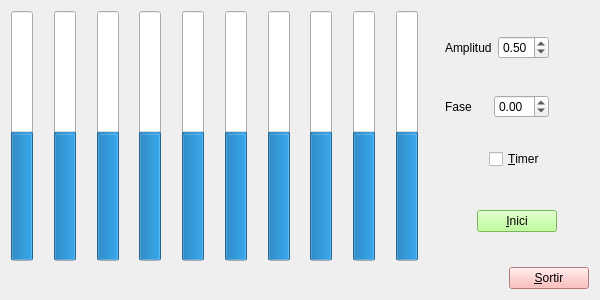
<?xml version="1.0" encoding="UTF-8"?>
<ui version="4.0">
 <class>MyForm</class>
 <widget class="QWidget" name="MyForm">
  <property name="geometry">
   <rect>
    <x>0</x>
    <y>0</y>
    <width>600</width>
    <height>300</height>
   </rect>
  </property>
  <property name="minimumSize">
   <size>
    <width>600</width>
    <height>300</height>
   </size>
  </property>
  <property name="windowTitle">
   <string>Sinus</string>
  </property>
  <layout class="QVBoxLayout" name="verticalLayout_3">
   <item>
    <layout class="QVBoxLayout" name="verticalLayout_2">
     <item>
      <layout class="QGridLayout" name="gridLayout">
       <item row="0" column="0">
        <layout class="QHBoxLayout" name="horizontalLayout">
         <item>
          <widget class="MyProgressBar" name="progressBar">
           <property name="enabled">
            <bool>true</bool>
           </property>
           <property name="layoutDirection">
            <enum>Qt::LeftToRight</enum>
           </property>
           <property name="styleSheet">
            <string notr="true"/>
           </property>
           <property name="minimum">
            <number>-100</number>
           </property>
           <property name="value">
            <number>0</number>
           </property>
           <property name="textVisible">
            <bool>false</bool>
           </property>
           <property name="orientation">
            <enum>Qt::Vertical</enum>
           </property>
           <property name="invertedAppearance">
            <bool>false</bool>
           </property>
           <property name="textDirection">
            <enum>QProgressBar::TopToBottom</enum>
           </property>
          </widget>
         </item>
         <item>
          <spacer name="horizontalSpacer">
           <property name="orientation">
            <enum>Qt::Horizontal</enum>
           </property>
           <property name="sizeHint" stdset="0">
            <size>
             <width>18</width>
             <height>20</height>
            </size>
           </property>
          </spacer>
         </item>
         <item>
          <widget class="MyProgressBar" name="progressBar_2">
           <property name="layoutDirection">
            <enum>Qt::LeftToRight</enum>
           </property>
           <property name="minimum">
            <number>-100</number>
           </property>
           <property name="value">
            <number>0</number>
           </property>
           <property name="textVisible">
            <bool>false</bool>
           </property>
           <property name="orientation">
            <enum>Qt::Vertical</enum>
           </property>
           <property name="invertedAppearance">
            <bool>false</bool>
           </property>
           <property name="textDirection">
            <enum>QProgressBar::TopToBottom</enum>
           </property>
          </widget>
         </item>
         <item>
          <spacer name="horizontalSpacer_2">
           <property name="orientation">
            <enum>Qt::Horizontal</enum>
           </property>
           <property name="sizeHint" stdset="0">
            <size>
             <width>18</width>
             <height>20</height>
            </size>
           </property>
          </spacer>
         </item>
         <item>
          <widget class="MyProgressBar" name="progressBar_3">
           <property name="layoutDirection">
            <enum>Qt::LeftToRight</enum>
           </property>
           <property name="minimum">
            <number>-100</number>
           </property>
           <property name="value">
            <number>0</number>
           </property>
           <property name="textVisible">
            <bool>false</bool>
           </property>
           <property name="orientation">
            <enum>Qt::Vertical</enum>
           </property>
           <property name="invertedAppearance">
            <bool>false</bool>
           </property>
           <property name="textDirection">
            <enum>QProgressBar::TopToBottom</enum>
           </property>
          </widget>
         </item>
         <item>
          <spacer name="horizontalSpacer_3">
           <property name="orientation">
            <enum>Qt::Horizontal</enum>
           </property>
           <property name="sizeHint" stdset="0">
            <size>
             <width>18</width>
             <height>20</height>
            </size>
           </property>
          </spacer>
         </item>
         <item>
          <widget class="MyProgressBar" name="progressBar_4">
           <property name="layoutDirection">
            <enum>Qt::LeftToRight</enum>
           </property>
           <property name="minimum">
            <number>-100</number>
           </property>
           <property name="value">
            <number>0</number>
           </property>
           <property name="textVisible">
            <bool>false</bool>
           </property>
           <property name="orientation">
            <enum>Qt::Vertical</enum>
           </property>
           <property name="invertedAppearance">
            <bool>false</bool>
           </property>
           <property name="textDirection">
            <enum>QProgressBar::TopToBottom</enum>
           </property>
          </widget>
         </item>
         <item>
          <spacer name="horizontalSpacer_4">
           <property name="orientation">
            <enum>Qt::Horizontal</enum>
           </property>
           <property name="sizeHint" stdset="0">
            <size>
             <width>18</width>
             <height>20</height>
            </size>
           </property>
          </spacer>
         </item>
         <item>
          <widget class="MyProgressBar" name="progressBar_5">
           <property name="layoutDirection">
            <enum>Qt::LeftToRight</enum>
           </property>
           <property name="minimum">
            <number>-100</number>
           </property>
           <property name="value">
            <number>0</number>
           </property>
           <property name="textVisible">
            <bool>false</bool>
           </property>
           <property name="orientation">
            <enum>Qt::Vertical</enum>
           </property>
           <property name="invertedAppearance">
            <bool>false</bool>
           </property>
           <property name="textDirection">
            <enum>QProgressBar::TopToBottom</enum>
           </property>
          </widget>
         </item>
         <item>
          <spacer name="horizontalSpacer_5">
           <property name="orientation">
            <enum>Qt::Horizontal</enum>
           </property>
           <property name="sizeHint" stdset="0">
            <size>
             <width>18</width>
             <height>20</height>
            </size>
           </property>
          </spacer>
         </item>
         <item>
          <widget class="MyProgressBar" name="progressBar_6">
           <property name="layoutDirection">
            <enum>Qt::LeftToRight</enum>
           </property>
           <property name="minimum">
            <number>-100</number>
           </property>
           <property name="value">
            <number>0</number>
           </property>
           <property name="textVisible">
            <bool>false</bool>
           </property>
           <property name="orientation">
            <enum>Qt::Vertical</enum>
           </property>
           <property name="invertedAppearance">
            <bool>false</bool>
           </property>
           <property name="textDirection">
            <enum>QProgressBar::TopToBottom</enum>
           </property>
          </widget>
         </item>
         <item>
          <spacer name="horizontalSpacer_6">
           <property name="orientation">
            <enum>Qt::Horizontal</enum>
           </property>
           <property name="sizeHint" stdset="0">
            <size>
             <width>18</width>
             <height>20</height>
            </size>
           </property>
          </spacer>
         </item>
         <item>
          <widget class="MyProgressBar" name="progressBar_7">
           <property name="layoutDirection">
            <enum>Qt::LeftToRight</enum>
           </property>
           <property name="minimum">
            <number>-100</number>
           </property>
           <property name="value">
            <number>0</number>
           </property>
           <property name="textVisible">
            <bool>false</bool>
           </property>
           <property name="orientation">
            <enum>Qt::Vertical</enum>
           </property>
           <property name="invertedAppearance">
            <bool>false</bool>
           </property>
           <property name="textDirection">
            <enum>QProgressBar::TopToBottom</enum>
           </property>
          </widget>
         </item>
         <item>
          <spacer name="horizontalSpacer_7">
           <property name="orientation">
            <enum>Qt::Horizontal</enum>
           </property>
           <property name="sizeHint" stdset="0">
            <size>
             <width>18</width>
             <height>20</height>
            </size>
           </property>
          </spacer>
         </item>
         <item>
          <widget class="MyProgressBar" name="progressBar_8">
           <property name="layoutDirection">
            <enum>Qt::LeftToRight</enum>
           </property>
           <property name="minimum">
            <number>-100</number>
           </property>
           <property name="value">
            <number>0</number>
           </property>
           <property name="textVisible">
            <bool>false</bool>
           </property>
           <property name="orientation">
            <enum>Qt::Vertical</enum>
           </property>
           <property name="invertedAppearance">
            <bool>false</bool>
           </property>
           <property name="textDirection">
            <enum>QProgressBar::TopToBottom</enum>
           </property>
          </widget>
         </item>
         <item>
          <spacer name="horizontalSpacer_8">
           <property name="orientation">
            <enum>Qt::Horizontal</enum>
           </property>
           <property name="sizeHint" stdset="0">
            <size>
             <width>18</width>
             <height>20</height>
            </size>
           </property>
          </spacer>
         </item>
         <item>
          <widget class="MyProgressBar" name="progressBar_9">
           <property name="layoutDirection">
            <enum>Qt::LeftToRight</enum>
           </property>
           <property name="styleSheet">
            <string notr="true"/>
           </property>
           <property name="minimum">
            <number>-100</number>
           </property>
           <property name="value">
            <number>0</number>
           </property>
           <property name="textVisible">
            <bool>false</bool>
           </property>
           <property name="orientation">
            <enum>Qt::Vertical</enum>
           </property>
           <property name="invertedAppearance">
            <bool>false</bool>
           </property>
           <property name="textDirection">
            <enum>QProgressBar::TopToBottom</enum>
           </property>
          </widget>
         </item>
         <item>
          <spacer name="horizontalSpacer_9">
           <property name="orientation">
            <enum>Qt::Horizontal</enum>
           </property>
           <property name="sizeHint" stdset="0">
            <size>
             <width>18</width>
             <height>20</height>
            </size>
           </property>
          </spacer>
         </item>
         <item>
          <widget class="MyProgressBar" name="progressBar_10">
           <property name="layoutDirection">
            <enum>Qt::LeftToRight</enum>
           </property>
           <property name="styleSheet">
            <string notr="true"/>
           </property>
           <property name="minimum">
            <number>-100</number>
           </property>
           <property name="value">
            <number>0</number>
           </property>
           <property name="textVisible">
            <bool>false</bool>
           </property>
           <property name="orientation">
            <enum>Qt::Vertical</enum>
           </property>
           <property name="invertedAppearance">
            <bool>false</bool>
           </property>
           <property name="textDirection">
            <enum>QProgressBar::TopToBottom</enum>
           </property>
          </widget>
         </item>
        </layout>
       </item>
       <item row="0" column="2">
        <layout class="QVBoxLayout" name="verticalLayout">
         <item>
          <layout class="QHBoxLayout" name="horizontalLayout_2">
           <item>
            <widget class="QLabel" name="label">
             <property name="text">
              <string>Amplitud</string>
             </property>
            </widget>
           </item>
           <item>
            <widget class="QDoubleSpinBox" name="doubleSpinBox">
             <property name="maximum">
              <double>1.000000000000000</double>
             </property>
             <property name="singleStep">
              <double>0.050000000000000</double>
             </property>
             <property name="value">
              <double>0.500000000000000</double>
             </property>
            </widget>
           </item>
           <item>
            <spacer name="horizontalSpacer_14">
             <property name="orientation">
              <enum>Qt::Horizontal</enum>
             </property>
             <property name="sizeType">
              <enum>QSizePolicy::Minimum</enum>
             </property>
             <property name="sizeHint" stdset="0">
              <size>
               <width>40</width>
               <height>20</height>
              </size>
             </property>
            </spacer>
           </item>
          </layout>
         </item>
         <item>
          <spacer name="verticalSpacer">
           <property name="orientation">
            <enum>Qt::Vertical</enum>
           </property>
           <property name="sizeType">
            <enum>QSizePolicy::Fixed</enum>
           </property>
           <property name="sizeHint" stdset="0">
            <size>
             <width>20</width>
             <height>5</height>
            </size>
           </property>
          </spacer>
         </item>
         <item>
          <layout class="QHBoxLayout" name="horizontalLayout_4">
           <item>
            <widget class="QLabel" name="label_2">
             <property name="text">
              <string>Fase</string>
             </property>
            </widget>
           </item>
           <item>
            <widget class="QDoubleSpinBox" name="doubleSpinBox_2">
             <property name="minimum">
              <double>-5.000000000000000</double>
             </property>
             <property name="maximum">
              <double>5.000000000000000</double>
             </property>
             <property name="singleStep">
              <double>0.100000000000000</double>
             </property>
             <property name="value">
              <double>0.000000000000000</double>
             </property>
            </widget>
           </item>
           <item>
            <spacer name="horizontalSpacer_16">
             <property name="orientation">
              <enum>Qt::Horizontal</enum>
             </property>
             <property name="sizeType">
              <enum>QSizePolicy::Minimum</enum>
             </property>
             <property name="sizeHint" stdset="0">
              <size>
               <width>40</width>
               <height>20</height>
              </size>
             </property>
            </spacer>
           </item>
          </layout>
         </item>
         <item>
          <layout class="QHBoxLayout" name="horizontalLayout_6">
           <item>
            <spacer name="horizontalSpacer_15">
             <property name="orientation">
              <enum>Qt::Horizontal</enum>
             </property>
             <property name="sizeHint" stdset="0">
              <size>
               <width>40</width>
               <height>20</height>
              </size>
             </property>
            </spacer>
           </item>
           <item>
            <widget class="QCheckBox" name="checkBox">
             <property name="text">
              <string>&amp;Timer</string>
             </property>
            </widget>
           </item>
           <item>
            <spacer name="horizontalSpacer_17">
             <property name="orientation">
              <enum>Qt::Horizontal</enum>
             </property>
             <property name="sizeHint" stdset="0">
              <size>
               <width>40</width>
               <height>20</height>
              </size>
             </property>
            </spacer>
           </item>
          </layout>
         </item>
         <item>
          <spacer name="verticalSpacer_2">
           <property name="orientation">
            <enum>Qt::Vertical</enum>
           </property>
           <property name="sizeType">
            <enum>QSizePolicy::Fixed</enum>
           </property>
           <property name="sizeHint" stdset="0">
            <size>
             <width>20</width>
             <height>10</height>
            </size>
           </property>
          </spacer>
         </item>
         <item>
          <layout class="QHBoxLayout" name="horizontalLayout_3">
           <item>
            <spacer name="horizontalSpacer_10">
             <property name="orientation">
              <enum>Qt::Horizontal</enum>
             </property>
             <property name="sizeHint" stdset="0">
              <size>
               <width>40</width>
               <height>20</height>
              </size>
             </property>
            </spacer>
           </item>
           <item>
            <widget class="QPushButton" name="pushButton_2">
             <property name="styleSheet">
              <string notr="true">background-color: rgb(170, 255, 127);</string>
             </property>
             <property name="text">
              <string>&amp;Inici</string>
             </property>
            </widget>
           </item>
           <item>
            <spacer name="horizontalSpacer_11">
             <property name="orientation">
              <enum>Qt::Horizontal</enum>
             </property>
             <property name="sizeHint" stdset="0">
              <size>
               <width>40</width>
               <height>20</height>
              </size>
             </property>
            </spacer>
           </item>
          </layout>
         </item>
        </layout>
       </item>
       <item row="0" column="1">
        <spacer name="horizontalSpacer_13">
         <property name="orientation">
          <enum>Qt::Horizontal</enum>
         </property>
         <property name="sizeType">
          <enum>QSizePolicy::Preferred</enum>
         </property>
         <property name="sizeHint" stdset="0">
          <size>
           <width>50</width>
           <height>30</height>
          </size>
         </property>
        </spacer>
       </item>
      </layout>
     </item>
     <item>
      <layout class="QHBoxLayout" name="horizontalLayout_5">
       <item>
        <spacer name="horizontalSpacer_12">
         <property name="orientation">
          <enum>Qt::Horizontal</enum>
         </property>
         <property name="sizeHint" stdset="0">
          <size>
           <width>40</width>
           <height>20</height>
          </size>
         </property>
        </spacer>
       </item>
       <item>
        <widget class="QPushButton" name="pushButton">
         <property name="styleSheet">
          <string notr="true">background-color: rgb(255, 169, 169);</string>
         </property>
         <property name="text">
          <string>&amp;Sortir</string>
         </property>
        </widget>
       </item>
      </layout>
     </item>
    </layout>
   </item>
  </layout>
 </widget>
 <customwidgets>
  <customwidget>
   <class>MyProgressBar</class>
   <extends>QProgressBar</extends>
   <header>MyProgressBar.h</header>
   <slots>
    <signal>update_next(int,double,double)</signal>
    <signal>update_wavelength(double)</signal>
    <signal>update_phase(double)</signal>
    <slot>inicialize()</slot>
    <slot>oscilation()</slot>
    <slot>update_progressbar(int,double,double)</slot>
    <slot>update_value_WL(double)</slot>
    <slot>update_value_PH(double)</slot>
    <slot>timer_ences()</slot>
   </slots>
  </customwidget>
 </customwidgets>
 <tabstops>
  <tabstop>pushButton_2</tabstop>
  <tabstop>pushButton</tabstop>
 </tabstops>
 <resources/>
 <connections>
  <connection>
   <sender>pushButton</sender>
   <signal>clicked()</signal>
   <receiver>MyForm</receiver>
   <slot>close()</slot>
   <hints>
    <hint type="sourcelabel">
     <x>1065</x>
     <y>804</y>
    </hint>
    <hint type="destinationlabel">
     <x>964</x>
     <y>807</y>
    </hint>
   </hints>
  </connection>
  <connection>
   <sender>pushButton_2</sender>
   <signal>clicked()</signal>
   <receiver>progressBar</receiver>
   <slot>inicialize()</slot>
   <hints>
    <hint type="sourcelabel">
     <x>830</x>
     <y>696</y>
    </hint>
    <hint type="destinationlabel">
     <x>34</x>
     <y>696</y>
    </hint>
   </hints>
  </connection>
  <connection>
   <sender>progressBar</sender>
   <signal>update_next(int,double,double)</signal>
   <receiver>progressBar_2</receiver>
   <slot>update_progressbar(int,double,double)</slot>
   <hints>
    <hint type="sourcelabel">
     <x>31</x>
     <y>32</y>
    </hint>
    <hint type="destinationlabel">
     <x>71</x>
     <y>29</y>
    </hint>
   </hints>
  </connection>
  <connection>
   <sender>progressBar_2</sender>
   <signal>update_next(int,double,double)</signal>
   <receiver>progressBar_3</receiver>
   <slot>update_progressbar(int,double,double)</slot>
   <hints>
    <hint type="sourcelabel">
     <x>73</x>
     <y>54</y>
    </hint>
    <hint type="destinationlabel">
     <x>129</x>
     <y>60</y>
    </hint>
   </hints>
  </connection>
  <connection>
   <sender>progressBar_3</sender>
   <signal>update_next(int,double,double)</signal>
   <receiver>progressBar_4</receiver>
   <slot>update_progressbar(int,double,double)</slot>
   <hints>
    <hint type="sourcelabel">
     <x>141</x>
     <y>86</y>
    </hint>
    <hint type="destinationlabel">
     <x>186</x>
     <y>89</y>
    </hint>
   </hints>
  </connection>
  <connection>
   <sender>progressBar_4</sender>
   <signal>update_next(int,double,double)</signal>
   <receiver>progressBar_5</receiver>
   <slot>update_progressbar(int,double,double)</slot>
   <hints>
    <hint type="sourcelabel">
     <x>198</x>
     <y>111</y>
    </hint>
    <hint type="destinationlabel">
     <x>239</x>
     <y>112</y>
    </hint>
   </hints>
  </connection>
  <connection>
   <sender>progressBar_5</sender>
   <signal>update_next(int,double,double)</signal>
   <receiver>progressBar_6</receiver>
   <slot>update_progressbar(int,double,double)</slot>
   <hints>
    <hint type="sourcelabel">
     <x>252</x>
     <y>139</y>
    </hint>
    <hint type="destinationlabel">
     <x>291</x>
     <y>141</y>
    </hint>
   </hints>
  </connection>
  <connection>
   <sender>progressBar_6</sender>
   <signal>update_next(int,double,double)</signal>
   <receiver>progressBar_7</receiver>
   <slot>update_progressbar(int,double,double)</slot>
   <hints>
    <hint type="sourcelabel">
     <x>309</x>
     <y>170</y>
    </hint>
    <hint type="destinationlabel">
     <x>362</x>
     <y>170</y>
    </hint>
   </hints>
  </connection>
  <connection>
   <sender>progressBar_7</sender>
   <signal>update_next(int,double,double)</signal>
   <receiver>progressBar_8</receiver>
   <slot>update_progressbar(int,double,double)</slot>
   <hints>
    <hint type="sourcelabel">
     <x>357</x>
     <y>206</y>
    </hint>
    <hint type="destinationlabel">
     <x>411</x>
     <y>199</y>
    </hint>
   </hints>
  </connection>
  <connection>
   <sender>progressBar_8</sender>
   <signal>update_next(int,double,double)</signal>
   <receiver>progressBar_9</receiver>
   <slot>update_progressbar(int,double,double)</slot>
   <hints>
    <hint type="sourcelabel">
     <x>420</x>
     <y>223</y>
    </hint>
    <hint type="destinationlabel">
     <x>469</x>
     <y>224</y>
    </hint>
   </hints>
  </connection>
  <connection>
   <sender>progressBar_9</sender>
   <signal>update_next(int,double,double)</signal>
   <receiver>progressBar_10</receiver>
   <slot>update_progressbar(int,double,double)</slot>
   <hints>
    <hint type="sourcelabel">
     <x>469</x>
     <y>252</y>
    </hint>
    <hint type="destinationlabel">
     <x>516</x>
     <y>252</y>
    </hint>
   </hints>
  </connection>
  <connection>
   <sender>checkBox</sender>
   <signal>clicked()</signal>
   <receiver>progressBar</receiver>
   <slot>timer_ences()</slot>
   <hints>
    <hint type="sourcelabel">
     <x>836</x>
     <y>489</y>
    </hint>
    <hint type="destinationlabel">
     <x>27</x>
     <y>489</y>
    </hint>
   </hints>
  </connection>
  <connection>
   <sender>progressBar</sender>
   <signal>update_phase(double)</signal>
   <receiver>doubleSpinBox_2</receiver>
   <slot>setValue(double)</slot>
   <hints>
    <hint type="sourcelabel">
     <x>34</x>
     <y>363</y>
    </hint>
    <hint type="destinationlabel">
     <x>817</x>
     <y>312</y>
    </hint>
   </hints>
  </connection>
  <connection>
   <sender>progressBar</sender>
   <signal>update_wavelength(double)</signal>
   <receiver>doubleSpinBox</receiver>
   <slot>setValue(double)</slot>
   <hints>
    <hint type="sourcelabel">
     <x>34</x>
     <y>304</y>
    </hint>
    <hint type="destinationlabel">
     <x>824</x>
     <y>98</y>
    </hint>
   </hints>
  </connection>
  <connection>
   <sender>doubleSpinBox_2</sender>
   <signal>valueChanged(double)</signal>
   <receiver>progressBar</receiver>
   <slot>update_value_PH(double)</slot>
   <hints>
    <hint type="sourcelabel">
     <x>900</x>
     <y>303</y>
    </hint>
    <hint type="destinationlabel">
     <x>34</x>
     <y>397</y>
    </hint>
   </hints>
  </connection>
  <connection>
   <sender>doubleSpinBox</sender>
   <signal>valueChanged(double)</signal>
   <receiver>progressBar</receiver>
   <slot>update_value_WL(double)</slot>
   <hints>
    <hint type="sourcelabel">
     <x>791</x>
     <y>110</y>
    </hint>
    <hint type="destinationlabel">
     <x>34</x>
     <y>330</y>
    </hint>
   </hints>
  </connection>
 </connections>
</ui>
